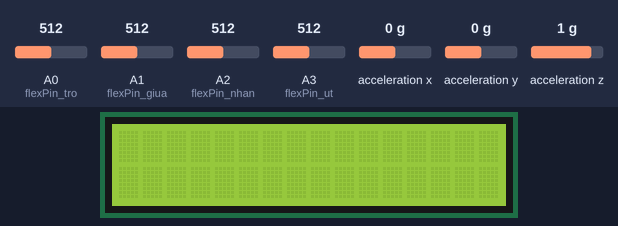
Recording of a sketch running on a simulated Arduino Uno, built with avr-gcc and run on an emulated ATmega328P. Parts: 16×2 character LCD. Wiring (inferred from the names in the program): MPU-6050 motion sensor at I2C address 0x68. The inputs (shaded band) are chosen by the test bench; at power-on: acceleration x 0 g, acceleration z 1 g, acceleration y 0 g, A0 (flexPin_tro) = 512, A1 (flexPin_giua) = 512, A2 (flexPin_nhan) = 512, A3 (flexPin_ut) = 512. The audio player accepts every command and is not drawn; what the sketch prints to the serial monitor is not drawn.

Above: at 2.7 s.
2.8 s: acceleration x set to -1.4 g
4.4 s: acceleration z set to -1.4 g
At 7.3 s:
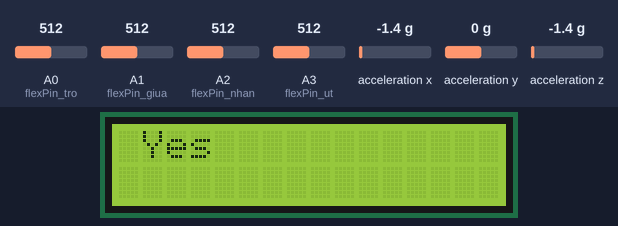
7.4 s: acceleration x set to -0.8 g
8.9 s: acceleration y set to -1.4 g
Timing chart, 0 to 11.9 s (numbered marks = the images above; inputs shaded):
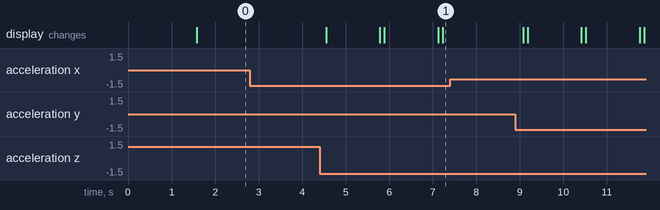

Measured:
- after the input at 2.8 s, every drawn part: stays the same
- after the input at 4.4 s, the display: changes after 0.15 s (image 1)
- after the input at 7.4 s, every drawn part: stays the same

The sketch:

Demo_Word.ino
```cpp
#include "SoftwareSerial.h"
#include "DFRobotDFPlayerMini.h"
#include <Wire.h>
#include <LiquidCrystal_I2C.h>

#define flexPin_tro  A0
#define flexPin_giua A1
#define flexPin_nhan A2
#define flexPin_ut A3
#define MPU_ADDR 0x68  // Địa chỉ I2C của MPU6050

LiquidCrystal_I2C lcd(0x27 , 16, 2);

SoftwareSerial mySoftwareSerial(10, 11); // TX = 10, RX = 11
DFRobotDFPlayerMini myDFPlayer;
void printDetail(uint8_t type, int value);

void setup() {
  //Module Audio & FlexSensor
  mySoftwareSerial.begin(9600);  // Giao tiếp với DFPlayer Mini
  Serial.begin(115200);

  if (!myDFPlayer.begin(mySoftwareSerial)) {
    Serial.println("Không tìm thấy DFPlayer Mini!");
    while (true) {
      delay(0);
    }
  }
  Serial.println("DFPlayer Mini sẵn sàng!");
  delay(1000);
  myDFPlayer.volume(30);  // Đặt âm lượng (0-30)

  //Module LCD
  lcd.init();
  lcd.backlight();

  //Module MPU6050
  Wire.begin();
  // Đánh thức MPU6050 (nó mặc định ở chế độ ngủ)
  Wire.beginTransmission(MPU_ADDR);
  Wire.write(0x6B);  // Thanh ghi PWR_MGMT_1
  Wire.write(0);     // Đặt về 0 để đánh thức
  Wire.endTransmission(true);
}

int prevAccelX = 0;         // Lưu giá trị gia tốc trước đó

// Hien thi LCD
void LCD_display(const char* text) {
  lcd.clear();
  delay(100);
  lcd.setCursor(1, 0);
  lcd.print(text);
}

// Doc flex sensor
int readFlexSensors() {
  // Đọc giá trị từ các cảm biến flex và chuyển thành dạng nhị phân
  int flexValue_tro = analogRead(flexPin_tro);
  int binaryValue_tro = (flexValue_tro > 900) ? 1 : 0;

  int flexValue_giua = analogRead(flexPin_giua);
  int binaryValue_giua = (flexValue_giua > 900) ? 1 : 0;

  int flexValue_nhan = analogRead(flexPin_nhan);
  int binaryValue_nhan = (flexValue_nhan > 900) ? 1 : 0;

  int flexValue_ut = analogRead(flexPin_ut);
  int binaryValue_ut = (flexValue_ut > 950) ? 1 : 0;

  // Ghép các giá trị nhị phân thành một số nguyên
  int binaryValue = binaryValue_tro * 1000 +
                    binaryValue_giua * 100 +
                    binaryValue_nhan * 10 +
                    binaryValue_ut * 1;

  return binaryValue;
}

void loop() {

  Wire.beginTransmission(MPU_ADDR);
  Wire.write(0x3B);  // Bắt đầu đọc từ thanh ghi ACCEL_XOUT_H
  Wire.endTransmission(false);
  Wire.requestFrom(MPU_ADDR, 6, true);  // Yêu cầu 6 byte dữ liệu (gia tốc XYZ)

  if (Wire.available() >= 6) {
    int accelX = Wire.read() << 8 | Wire.read();
    int accelY = Wire.read() << 8 | Wire.read();
    int accelZ = Wire.read() << 8 | Wire.read();

    // Kiểm tra nếu có sự thay đổi đáng kể ở trục X
    float deltaX = abs(accelX - prevAccelX); // Độ thay đổi gia tốc X
    int threshold = 500;  // Ngưỡng phát hiện chuyển động (điều chỉnh theo thực tế)

    Serial.print("AccX: "); Serial.print(accelX);

    if (deltaX > threshold) {
      Serial.println("  🚨 Đang di chuyển theo trục X!");
    } else {
      // Chuyển đổi giá trị ADC sang gia tốc (g = 9.81m/s²)
      float Ax = accelX / 16384.0; // MPU6050 có độ nhạy ±2g
      float Ay = accelY / 16384.0;
      float Az = accelZ / 16384.0;

      // Tính góc Roll và góc so với mặt phẳng ngang
      float roll  = atan2(Ay, Az) * 180.0 / PI;
      float theta = acos(Az / sqrt(Ax * Ax + Ay * Ay + Az * Az)) * 180.0 / PI;

      // Xuất kết quả
      Serial.print("Theta: "); Serial.print(theta); Serial.println("°");

      int binaryValue = readFlexSensors();

      Serial.println("---------");
      Serial.print("Ngon tay: ");
      Serial.println(binaryValue);

      if (theta > 80 && theta < 105) { // neu nguoc chieu MPU, con thuan chieu la 65 < theta < 85
        if (binaryValue == 1111) {
          myDFPlayer.play(1);
          Serial.println("Hello");
          LCD_display("Hello");
          delay(1000);
        }
        else if (binaryValue == 1001) {
          myDFPlayer.play(5);
          Serial.println("I Love You");
          LCD_display("I Love You");
          delay(1000);
        }
      }
      else if (theta > 130 && theta < 150) { // neu nguoc chieu MPU, con thuan chieu la 10 < theta < 30
        if (binaryValue == 1100) {
          myDFPlayer.play(3);
          Serial.println("No");
          LCD_display("No");
          delay(1000);
        }
        else if (binaryValue == 0) {
          myDFPlayer.play(4);
          Serial.println("Yes");
          LCD_display("Yes");
          delay(1000);
        }
      }
    }

    // Cập nhật giá trị trước đó
    prevAccelX = accelX;
  } else {
    Serial.println("Không đọc được dữ liệu từ MPU6050!");
  }

  delay(200);

}
```
